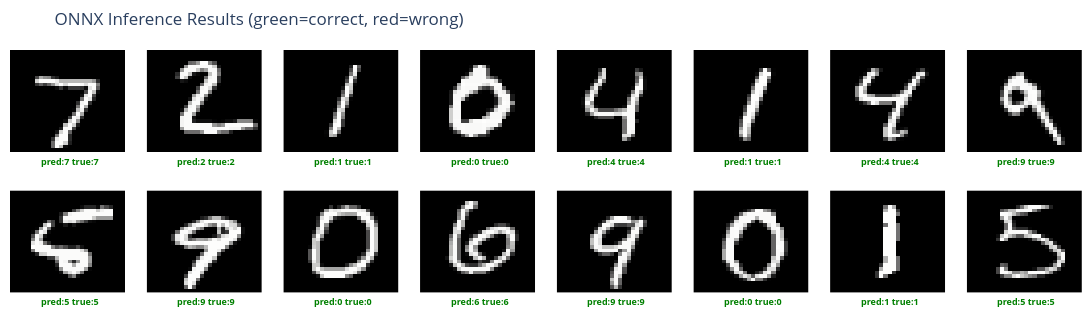

The code cell stored with this chart in its notebook:
### Markdown cell above
## 4. 샘플 추론 (시각화)

### Code cell
import plotly.graph_objects as go
from plotly.subplots import make_subplots

# 첫 배치에서 16개 샘플
images_sample, labels_sample = next(iter(test_loader))
x_sample = images_sample[:16].numpy().astype(np.float32)
outputs_sample = session.run([output_name], {input_name: x_sample})[0]
preds_sample = np.argmax(outputs_sample, axis=1)

fig = make_subplots(rows=2, cols=8, horizontal_spacing=0.02, vertical_spacing=0.08)

for i in range(16):
    row, col = divmod(i, 8)
    img = images_sample[i, 0].numpy()
    # [-1, 1] 범위 → [0, 255] 정규화 (시각화용)
    img_display = ((img - img.min()) / (img.max() - img.min()) * 255).astype(np.uint8)

    is_correct = preds_sample[i] == labels_sample[i].item()
    border_color = 'green' if is_correct else 'red'

    fig.add_trace(
        go.Heatmap(
            z=img_display[::-1],  # y축 반전 (이미지 좌표계)
            colorscale='Gray',
            showscale=False,
        ),
        row=row + 1, col=col + 1
    )
    fig.update_xaxes(visible=False, row=row + 1, col=col + 1)
    fig.update_yaxes(visible=False, row=row + 1, col=col + 1)

    # 예측/정답 레이블 (subplot 제목 대신 annotation 사용)
    fig.add_annotation(
        text=f"<b style='color:{border_color}'>pred:{preds_sample[i]} true:{labels_sample[i].item()}</b>",
        xref=f"x{i+1}", yref=f"y{i+1}",
        x=14, y=-3,
        showarrow=False,
        font=dict(size=9),
        xanchor='center',
    )

fig.update_layout(
    title_text='ONNX Inference Results (green=correct, red=wrong)',
    height=320,
    width=1100,
    margin=dict(t=50, b=10, l=10, r=10),
    paper_bgcolor='white',
    plot_bgcolor='white',
)

fig.write_image('./screenshots/onnx_inference_sample.png', scale=2)
fig.show()
print("스크린샷 저장: ./screenshots/onnx_inference_sample.png")

### Figure 1 — Plotly figure (JSON) as saved in the notebook; plotly's stock layout.template omitted (floating-point values rounded to 4 significant figures; data arrays with more than 128 entries replaced by an {"elided": "..."} marker saying what was removed)
{"data": [{"colorscale": [[0, "rgb(0, 0, 0)"], [0.09091, "rgb(16, 16, 16)"], [0.1818, "rgb(38, 38, 38)"], [0.2727, "rgb(59, 59, 59)"], [0.3636, "rgb(81, 80, 80)"], [0.4545, "rgb(102, 101, 101)"], [0.5455, "rgb(124, 123, 122)"], [0.6364, "rgb(146, 146, 145)"], [0.7273, "rgb(171, 171, 170)"], [0.8182, "rgb(197, 197, 195)"], [0.9091, "rgb(224, 224, 223)"], [1, "rgb(254, 254, 253)"]], "showscale": false, "type": "heatmap", "xaxis": "x", "yaxis": "y", "z": {"elided": "28x28 int values"}}, {"colorscale": [[0, "rgb(0, 0, 0)"], [0.09091, "rgb(16, 16, 16)"], [0.1818, "rgb(38, 38, 38)"], [0.2727, "rgb(59, 59, 59)"], [0.3636, "rgb(81, 80, 80)"], [0.4545, "rgb(102, 101, 101)"], [0.5455, "rgb(124, 123, 122)"], [0.6364, "rgb(146, 146, 145)"], [0.7273, "rgb(171, 171, 170)"], [0.8182, "rgb(197, 197, 195)"], [0.9091, "rgb(224, 224, 223)"], [1, "rgb(254, 254, 253)"]], "showscale": false, "type": "heatmap", "xaxis": "x2", "yaxis": "y2", "z": {"elided": "28x28 int values"}}, {"colorscale": [[0, "rgb(0, 0, 0)"], [0.09091, "rgb(16, 16, 16)"], [0.1818, "rgb(38, 38, 38)"], [0.2727, "rgb(59, 59, 59)"], [0.3636, "rgb(81, 80, 80)"], [0.4545, "rgb(102, 101, 101)"], [0.5455, "rgb(124, 123, 122)"], [0.6364, "rgb(146, 146, 145)"], [0.7273, "rgb(171, 171, 170)"], [0.8182, "rgb(197, 197, 195)"], [0.9091, "rgb(224, 224, 223)"], [1, "rgb(254, 254, 253)"]], "showscale": false, "type": "heatmap", "xaxis": "x3", "yaxis": "y3", "z": {"elided": "28x28 int values"}}, {"colorscale": [[0, "rgb(0, 0, 0)"], [0.09091, "rgb(16, 16, 16)"], [0.1818, "rgb(38, 38, 38)"], [0.2727, "rgb(59, 59, 59)"], [0.3636, "rgb(81, 80, 80)"], [0.4545, "rgb(102, 101, 101)"], [0.5455, "rgb(124, 123, 122)"], [0.6364, "rgb(146, 146, 145)"], [0.7273, "rgb(171, 171, 170)"], [0.8182, "rgb(197, 197, 195)"], [0.9091, "rgb(224, 224, 223)"], [1, "rgb(254, 254, 253)"]], "showscale": false, "type": "heatmap", "xaxis": "x4", "yaxis": "y4", "z": {"elided": "28x28 int values"}}, {"colorscale": [[0, "rgb(0, 0, 0)"], [0.09091, "rgb(16, 16, 16)"], [0.1818, "rgb(38, 38, 38)"], [0.2727, "rgb(59, 59, 59)"], [0.3636, "rgb(81, 80, 80)"], [0.4545, "rgb(102, 101, 101)"], [0.5455, "rgb(124, 123, 122)"], [0.6364, "rgb(146, 146, 145)"], [0.7273, "rgb(171, 171, 170)"], [0.8182, "rgb(197, 197, 195)"], [0.9091, "rgb(224, 224, 223)"], [1, "rgb(254, 254, 253)"]], "showscale": false, "type": "heatmap", "xaxis": "x5", "yaxis": "y5", "z": {"elided": "28x28 int values"}}, {"colorscale": [[0, "rgb(0, 0, 0)"], [0.09091, "rgb(16, 16, 16)"], [0.1818, "rgb(38, 38, 38)"], [0.2727, "rgb(59, 59, 59)"], [0.3636, "rgb(81, 80, 80)"], [0.4545, "rgb(102, 101, 101)"], [0.5455, "rgb(124, 123, 122)"], [0.6364, "rgb(146, 146, 145)"], [0.7273, "rgb(171, 171, 170)"], [0.8182, "rgb(197, 197, 195)"], [0.9091, "rgb(224, 224, 223)"], [1, "rgb(254, 254, 253)"]], "showscale": false, "type": "heatmap", "xaxis": "x6", "yaxis": "y6", "z": {"elided": "28x28 int values"}}, {"colorscale": [[0, "rgb(0, 0, 0)"], [0.09091, "rgb(16, 16, 16)"], [0.1818, "rgb(38, 38, 38)"], [0.2727, "rgb(59, 59, 59)"], [0.3636, "rgb(81, 80, 80)"], [0.4545, "rgb(102, 101, 101)"], [0.5455, "rgb(124, 123, 122)"], [0.6364, "rgb(146, 146, 145)"], [0.7273, "rgb(171, 171, 170)"], [0.8182, "rgb(197, 197, 195)"], [0.9091, "rgb(224, 224, 223)"], [1, "rgb(254, 254, 253)"]], "showscale": false, "type": "heatmap", "xaxis": "x7", "yaxis": "y7", "z": {"elided": "28x28 int values"}}, {"colorscale": [[0, "rgb(0, 0, 0)"], [0.09091, "rgb(16, 16, 16)"], [0.1818, "rgb(38, 38, 38)"], [0.2727, "rgb(59, 59, 59)"], [0.3636, "rgb(81, 80, 80)"], [0.4545, "rgb(102, 101, 101)"], [0.5455, "rgb(124, 123, 122)"], [0.6364, "rgb(146, 146, 145)"], [0.7273, "rgb(171, 171, 170)"], [0.8182, "rgb(197, 197, 195)"], [0.9091, "rgb(224, 224, 223)"], [1, "rgb(254, 254, 253)"]], "showscale": false, "type": "heatmap", "xaxis": "x8", "yaxis": "y8", "z": {"elided": "28x28 int values"}}, {"colorscale": [[0, "rgb(0, 0, 0)"], [0.09091, "rgb(16, 16, 16)"], [0.1818, "rgb(38, 38, 38)"], [0.2727, "rgb(59, 59, 59)"], [0.3636, "rgb(81, 80, 80)"], [0.4545, "rgb(102, 101, 101)"], [0.5455, "rgb(124, 123, 122)"], [0.6364, "rgb(146, 146, 145)"], [0.7273, "rgb(171, 171, 170)"], [0.8182, "rgb(197, 197, 195)"], [0.9091, "rgb(224, 224, 223)"], [1, "rgb(254, 254, 253)"]], "showscale": false, "type": "heatmap", "xaxis": "x9", "yaxis": "y9", "z": {"elided": "28x28 int values"}}, {"colorscale": [[0, "rgb(0, 0, 0)"], [0.09091, "rgb(16, 16, 16)"], [0.1818, "rgb(38, 38, 38)"], [0.2727, "rgb(59, 59, 59)"], [0.3636, "rgb(81, 80, 80)"], [0.4545, "rgb(102, 101, 101)"], [0.5455, "rgb(124, 123, 122)"], [0.6364, "rgb(146, 146, 145)"], [0.7273, "rgb(171, 171, 170)"], [0.8182, "rgb(197, 197, 195)"], [0.9091, "rgb(224, 224, 223)"], [1, "rgb(254, 254, 253)"]], "showscale": false, "type": "heatmap", "xaxis": "x10", "yaxis": "y10", "z": {"elided": "28x28 int values"}}, {"colorscale": [[0, "rgb(0, 0, 0)"], [0.09091, "rgb(16, 16, 16)"], [0.1818, "rgb(38, 38, 38)"], [0.2727, "rgb(59, 59, 59)"], [0.3636, "rgb(81, 80, 80)"], [0.4545, "rgb(102, 101, 101)"], [0.5455, "rgb(124, 123, 122)"], [0.6364, "rgb(146, 146, 145)"], [0.7273, "rgb(171, 171, 170)"], [0.8182, "rgb(197, 197, 195)"], [0.9091, "rgb(224, 224, 223)"], [1, "rgb(254, 254, 253)"]], "showscale": false, "type": "heatmap", "xaxis": "x11", "yaxis": "y11", "z": {"elided": "28x28 int values"}}, {"colorscale": [[0, "rgb(0, 0, 0)"], [0.09091, "rgb(16, 16, 16)"], [0.1818, "rgb(38, 38, 38)"], [0.2727, "rgb(59, 59, 59)"], [0.3636, "rgb(81, 80, 80)"], [0.4545, "rgb(102, 101, 101)"], [0.5455, "rgb(124, 123, 122)"], [0.6364, "rgb(146, 146, 145)"], [0.7273, "rgb(171, 171, 170)"], [0.8182, "rgb(197, 197, 195)"], [0.9091, "rgb(224, 224, 223)"], [1, "rgb(254, 254, 253)"]], "showscale": false, "type": "heatmap", "xaxis": "x12", "yaxis": "y12", "z": {"elided": "28x28 int values"}}, {"colorscale": [[0, "rgb(0, 0, 0)"], [0.09091, "rgb(16, 16, 16)"], [0.1818, "rgb(38, 38, 38)"], [0.2727, "rgb(59, 59, 59)"], [0.3636, "rgb(81, 80, 80)"], [0.4545, "rgb(102, 101, 101)"], [0.5455, "rgb(124, 123, 122)"], [0.6364, "rgb(146, 146, 145)"], [0.7273, "rgb(171, 171, 170)"], [0.8182, "rgb(197, 197, 195)"], [0.9091, "rgb(224, 224, 223)"], [1, "rgb(254, 254, 253)"]], "showscale": false, "type": "heatmap", "xaxis": "x13", "yaxis": "y13", "z": {"elided": "28x28 int values"}}, {"colorscale": [[0, "rgb(0, 0, 0)"], [0.09091, "rgb(16, 16, 16)"], [0.1818, "rgb(38, 38, 38)"], [0.2727, "rgb(59, 59, 59)"], [0.3636, "rgb(81, 80, 80)"], [0.4545, "rgb(102, 101, 101)"], [0.5455, "rgb(124, 123, 122)"], [0.6364, "rgb(146, 146, 145)"], [0.7273, "rgb(171, 171, 170)"], [0.8182, "rgb(197, 197, 195)"], [0.9091, "rgb(224, 224, 223)"], [1, "rgb(254, 254, 253)"]], "showscale": false, "type": "heatmap", "xaxis": "x14", "yaxis": "y14", "z": {"elided": "28x28 int values"}}, {"colorscale": [[0, "rgb(0, 0, 0)"], [0.09091, "rgb(16, 16, 16)"], [0.1818, "rgb(38, 38, 38)"], [0.2727, "rgb(59, 59, 59)"], [0.3636, "rgb(81, 80, 80)"], [0.4545, "rgb(102, 101, 101)"], [0.5455, "rgb(124, 123, 122)"], [0.6364, "rgb(146, 146, 145)"], [0.7273, "rgb(171, 171, 170)"], [0.8182, "rgb(197, 197, 195)"], [0.9091, "rgb(224, 224, 223)"], [1, "rgb(254, 254, 253)"]], "showscale": false, "type": "heatmap", "xaxis": "x15", "yaxis": "y15", "z": {"elided": "28x28 int values"}}, {"colorscale": [[0, "rgb(0, 0, 0)"], [0.09091, "rgb(16, 16, 16)"], [0.1818, "rgb(38, 38, 38)"], [0.2727, "rgb(59, 59, 59)"], [0.3636, "rgb(81, 80, 80)"], [0.4545, "rgb(102, 101, 101)"], [0.5455, "rgb(124, 123, 122)"], [0.6364, "rgb(146, 146, 145)"], [0.7273, "rgb(171, 171, 170)"], [0.8182, "rgb(197, 197, 195)"], [0.9091, "rgb(224, 224, 223)"], [1, "rgb(254, 254, 253)"]], "showscale": false, "type": "heatmap", "xaxis": "x16", "yaxis": "y16", "z": {"elided": "28x28 int values"}}], "layout": {"annotations": [{"font": {"size": 9}, "showarrow": false, "text": "<b style='color:green'>pred:7 true:7</b>", "x": 14, "xanchor": "center", "xref": "x", "y": -3, "yref": "y"}, {"font": {"size": 9}, "showarrow": false, "text": "<b style='color:green'>pred:2 true:2</b>", "x": 14, "xanchor": "center", "xref": "x2", "y": -3, "yref": "y2"}, {"font": {"size": 9}, "showarrow": false, "text": "<b style='color:green'>pred:1 true:1</b>", "x": 14, "xanchor": "center", "xref": "x3", "y": -3, "yref": "y3"}, {"font": {"size": 9}, "showarrow": false, "text": "<b style='color:green'>pred:0 true:0</b>", "x": 14, "xanchor": "center", "xref": "x4", "y": -3, "yref": "y4"}, {"font": {"size": 9}, "showarrow": false, "text": "<b style='color:green'>pred:4 true:4</b>", "x": 14, "xanchor": "center", "xref": "x5", "y": -3, "yref": "y5"}, {"font": {"size": 9}, "showarrow": false, "text": "<b style='color:green'>pred:1 true:1</b>", "x": 14, "xanchor": "center", "xref": "x6", "y": -3, "yref": "y6"}, {"font": {"size": 9}, "showarrow": false, "text": "<b style='color:green'>pred:4 true:4</b>", "x": 14, "xanchor": "center", "xref": "x7", "y": -3, "yref": "y7"}, {"font": {"size": 9}, "showarrow": false, "text": "<b style='color:green'>pred:9 true:9</b>", "x": 14, "xanchor": "center", "xref": "x8", "y": -3, "yref": "y8"}, {"font": {"size": 9}, "showarrow": false, "text": "<b style='color:green'>pred:5 true:5</b>", "x": 14, "xanchor": "center", "xref": "x9", "y": -3, "yref": "y9"}, {"font": {"size": 9}, "showarrow": false, "text": "<b style='color:green'>pred:9 true:9</b>", "x": 14, "xanchor": "center", "xref": "x10", "y": -3, "yref": "y10"}, {"font": {"size": 9}, "showarrow": false, "text": "<b style='color:green'>pred:0 true:0</b>", "x": 14, "xanchor": "center", "xref": "x11", "y": -3, "yref": "y11"}, {"font": {"size": 9}, "showarrow": false, "text": "<b style='color:green'>pred:6 true:6</b>", "x": 14, "xanchor": "center", "xref": "x12", "y": -3, "yref": "y12"}, {"font": {"size": 9}, "showarrow": false, "text": "<b style='color:green'>pred:9 true:9</b>", "x": 14, "xanchor": "center", "xref": "x13", "y": -3, "yref": "y13"}, {"font": {"size": 9}, "showarrow": false, "text": "<b style='color:green'>pred:0 true:0</b>", "x": 14, "xanchor": "center", "xref": "x14", "y": -3, "yref": "y14"}, {"font": {"size": 9}, "showarrow": false, "text": "<b style='color:green'>pred:1 true:1</b>", "x": 14, "xanchor": "center", "xref": "x15", "y": -3, "yref": "y15"}, {"font": {"size": 9}, "showarrow": false, "text": "<b style='color:green'>pred:5 true:5</b>", "x": 14, "xanchor": "center", "xref": "x16", "y": -3, "yref": "y16"}], "height": 320, "margin": {"b": 10, "l": 10, "r": 10, "t": 50}, "paper_bgcolor": "white", "plot_bgcolor": "white", "title": {"text": "ONNX Inference Results (green=correct, red=wrong)"}, "width": 1100, "xaxis": {"anchor": "y", "domain": [0, 0.1075], "visible": false}, "xaxis10": {"anchor": "y10", "domain": [0.1275, 0.235], "visible": false}, "xaxis11": {"anchor": "y11", "domain": [0.255, 0.3625], "visible": false}, "xaxis12": {"anchor": "y12", "domain": [0.3825, 0.49], "visible": false}, "xaxis13": {"anchor": "y13", "domain": [0.51, 0.6175], "visible": false}, "xaxis14": {"anchor": "y14", "domain": [0.6375, 0.745], "visible": false}, "xaxis15": {"anchor": "y15", "domain": [0.765, 0.8725], "visible": false}, "xaxis16": {"anchor": "y16", "domain": [0.8925, 1], "visible": false}, "xaxis2": {"anchor": "y2", "domain": [0.1275, 0.235], "visible": false}, "xaxis3": {"anchor": "y3", "domain": [0.255, 0.3625], "visible": false}, "xaxis4": {"anchor": "y4", "domain": [0.3825, 0.49], "visible": false}, "xaxis5": {"anchor": "y5", "domain": [0.51, 0.6175], "visible": false}, "xaxis6": {"anchor": "y6", "domain": [0.6375, 0.745], "visible": false}, "xaxis7": {"anchor": "y7", "domain": [0.765, 0.8725], "visible": false}, "xaxis8": {"anchor": "y8", "domain": [0.8925, 1], "visible": false}, "xaxis9": {"anchor": "y9", "domain": [0, 0.1075], "visible": false}, "yaxis": {"anchor": "x", "domain": [0.54, 1], "visible": false}, "yaxis10": {"anchor": "x10", "domain": [0, 0.46], "visible": false}, "yaxis11": {"anchor": "x11", "domain": [0, 0.46], "visible": false}, "yaxis12": {"anchor": "x12", "domain": [0, 0.46], "visible": false}, "yaxis13": {"anchor": "x13", "domain": [0, 0.46], "visible": false}, "yaxis14": {"anchor": "x14", "domain": [0, 0.46], "visible": false}, "yaxis15": {"anchor": "x15", "domain": [0, 0.46], "visible": false}, "yaxis16": {"anchor": "x16", "domain": [0, 0.46], "visible": false}, "yaxis2": {"anchor": "x2", "domain": [0.54, 1], "visible": false}, "yaxis3": {"anchor": "x3", "domain": [0.54, 1], "visible": false}, "yaxis4": {"anchor": "x4", "domain": [0.54, 1], "visible": false}, "yaxis5": {"anchor": "x5", "domain": [0.54, 1], "visible": false}, "yaxis6": {"anchor": "x6", "domain": [0.54, 1], "visible": false}, "yaxis7": {"anchor": "x7", "domain": [0.54, 1], "visible": false}, "yaxis8": {"anchor": "x8", "domain": [0.54, 1], "visible": false}, "yaxis9": {"anchor": "x9", "domain": [0, 0.46], "visible": false}}}
